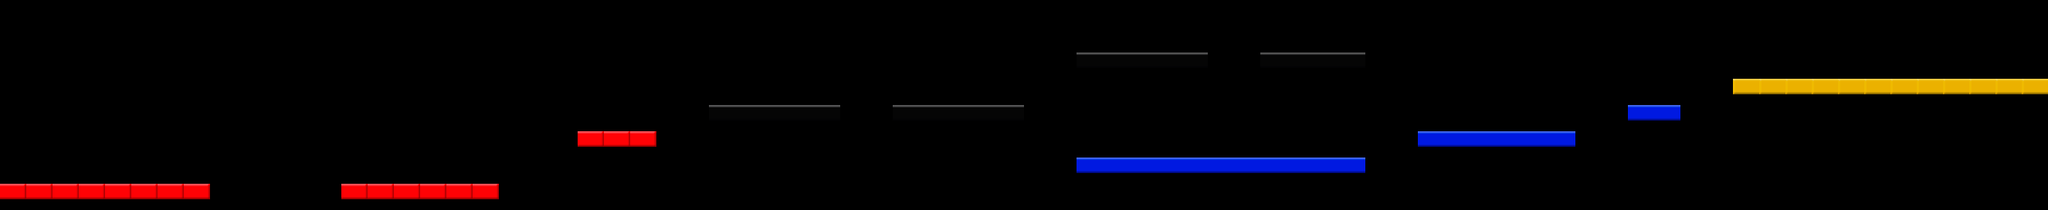

This is a level from a 2D game, rendered from its Tiled map with the project's own tilesets. A one-line summary and the map file follow, with tile-layer data summarised:
An orthogonal 78x8 tile map with 32x32 px tiles, 4 tile layers (red, black, blue, yellow) and 17 objects.

<map version="1.0" orientation="orthogonal" width="78" height="8" tilewidth="32" tileheight="32">
 <tileset firstgid="1" name="blocks" tilewidth="32" tileheight="32">
  <image source="blocks.png" width="128" height="32" />
 </tileset>
 <layer name="red" width="78" height="8">
  <data>[624 cells, 17 non-empty, 1 distinct tile ids]</data>
 </layer>
 <layer name="black" width="78" height="8">
  <data>[624 cells, 19 non-empty, 1 distinct tile ids]</data>
 </layer>
 <layer name="blue" width="78" height="8">
  <data>[624 cells, 19 non-empty, 1 distinct tile ids]</data>
 </layer>
 <layer name="yellow" width="78" height="8">
  <data>[624 cells, 12 non-empty, 1 distinct tile ids]</data>
 </layer>
 <objectgroup name="Coin" width="78" height="8">
  <object x="558" y="173">
   <ellipse />
  </object>
  <object x="816" y="46">
   <ellipse />
  </object>
  <object x="849" y="46">
   <ellipse />
  </object>
  <object x="942" y="111">
   <ellipse />
  </object>
  <object x="1168" y="78">
   <ellipse />
  </object>
  <object x="1040" y="47">
   <ellipse />
  </object>
  <object x="1389" y="175">
   <ellipse />
  </object>
  <object x="1420" y="176">
   <ellipse />
  </object>
  <object x="1520" y="173">
   <ellipse />
  </object>
  <object x="1549" y="173">
   <ellipse />
  </object>
  <object x="1710" y="109">
   <ellipse />
  </object>
  <object x="1935" y="110">
   <ellipse />
  </object>
  <object x="2256" y="77">
   <ellipse />
  </object>
  <object x="2288" y="77">
   <ellipse />
  </object>
  <object x="2062" y="79">
   <ellipse />
  </object>
  <object x="303" y="78">
   <ellipse />
  </object>
  <object x="333" y="78">
   <ellipse />
  </object>
 </objectgroup>
</map>
